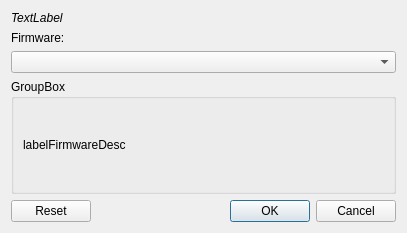
<?xml version="1.0" encoding="UTF-8"?>
<ui version="4.0">
 <class>SendFirmwareDialog</class>
 <widget class="QDialog" name="SendFirmwareDialog">
  <property name="geometry">
   <rect>
    <x>0</x>
    <y>0</y>
    <width>407</width>
    <height>233</height>
   </rect>
  </property>
  <property name="windowTitle">
   <string>DSMCP - Programming</string>
  </property>
  <property name="modal">
   <bool>true</bool>
  </property>
  <layout class="QVBoxLayout" name="verticalLayout_2">
   <item>
    <widget class="QFrame" name="frame">
     <property name="frameShape">
      <enum>QFrame::NoFrame</enum>
     </property>
     <property name="frameShadow">
      <enum>QFrame::Raised</enum>
     </property>
     <layout class="QVBoxLayout" name="verticalLayout">
      <property name="leftMargin">
       <number>0</number>
      </property>
      <property name="topMargin">
       <number>0</number>
      </property>
      <property name="rightMargin">
       <number>0</number>
      </property>
      <property name="bottomMargin">
       <number>0</number>
      </property>
      <item>
       <widget class="QLabel" name="labelActual">
        <property name="font">
         <font>
          <italic>true</italic>
         </font>
        </property>
        <property name="text">
         <string>TextLabel</string>
        </property>
       </widget>
      </item>
      <item>
       <widget class="QLabel" name="label">
        <property name="text">
         <string>Firmware:</string>
        </property>
       </widget>
      </item>
      <item>
       <widget class="QComboBox" name="comboBoxFirmware"/>
      </item>
      <item>
       <widget class="QGroupBox" name="groupBoxAboutFirmware">
        <property name="sizePolicy">
         <sizepolicy hsizetype="Preferred" vsizetype="Expanding">
          <horstretch>0</horstretch>
          <verstretch>0</verstretch>
         </sizepolicy>
        </property>
        <property name="title">
         <string>GroupBox</string>
        </property>
        <layout class="QVBoxLayout" name="verticalLayout_3">
         <item>
          <widget class="QLabel" name="labelFirmwareDesc">
           <property name="text">
            <string>labelFirmwareDesc</string>
           </property>
          </widget>
         </item>
        </layout>
       </widget>
      </item>
     </layout>
    </widget>
   </item>
   <item>
    <widget class="QDialogButtonBox" name="buttonBox">
     <property name="orientation">
      <enum>Qt::Horizontal</enum>
     </property>
     <property name="standardButtons">
      <set>QDialogButtonBox::Cancel|QDialogButtonBox::Ok|QDialogButtonBox::Reset</set>
     </property>
    </widget>
   </item>
  </layout>
 </widget>
 <resources/>
 <connections>
  <connection>
   <sender>buttonBox</sender>
   <signal>accepted()</signal>
   <receiver>SendFirmwareDialog</receiver>
   <slot>accept()</slot>
   <hints>
    <hint type="sourcelabel">
     <x>248</x>
     <y>254</y>
    </hint>
    <hint type="destinationlabel">
     <x>157</x>
     <y>274</y>
    </hint>
   </hints>
  </connection>
  <connection>
   <sender>buttonBox</sender>
   <signal>rejected()</signal>
   <receiver>SendFirmwareDialog</receiver>
   <slot>reject()</slot>
   <hints>
    <hint type="sourcelabel">
     <x>316</x>
     <y>260</y>
    </hint>
    <hint type="destinationlabel">
     <x>286</x>
     <y>274</y>
    </hint>
   </hints>
  </connection>
 </connections>
</ui>
